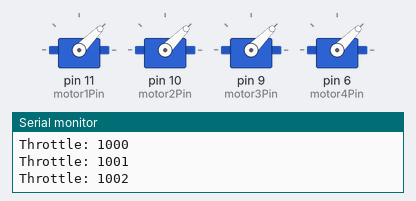
Recording of a sketch running on a simulated Arduino Uno, built with avr-gcc and run on an emulated ATmega328P. Shown: 4 × servo, the last lines printed to the serial monitor.

Above: at 5.05 s.
At 8.75 s:
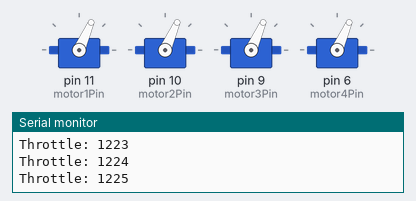
At 12.45 s:
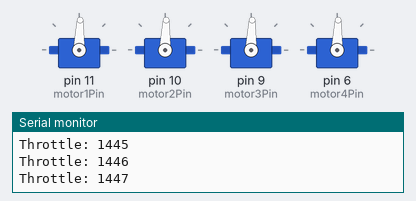
At 16.15 s:
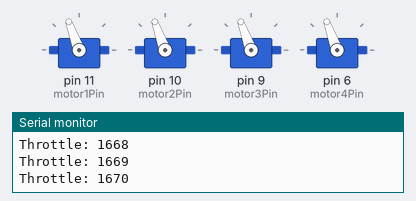
At 19.9 s:
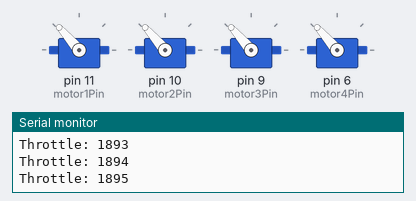
Timing chart, 0 to 24.5 s (numbered marks = the images above):
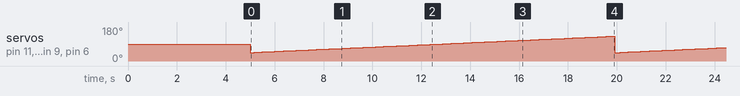

The sketch:

DroneMain.ino
```cpp
#include <Servo.h>

int const motor1Pin = 11;
int const motor2Pin= 10;
int const motor3Pin = 9;
int const motor4Pin = 6;
//int const throttleInput = 3;
//int const pitchInput = 5;
Servo motor1;
Servo motor2;
Servo motor3;
Servo motor4;


void setup() {
  // put your setup code here, to run once:
 //pinMode(receiverPin, INPUT);
 motor1.attach(motor1Pin);
 motor2.attach(motor2Pin);
 motor3.attach(motor3Pin);
 motor4.attach(motor4Pin);
 //int throttleVal;
 Serial.begin(9600);
 delay(5000);
}

void loop() {
  // put your main code here, to run repeatedly:

//throttleVal = pulseIn(throttleInput, HIGH);
//throttleVal = map(throttleVal, 1000,2000,1400,2000);
for (int throttleVal = 1000; throttleVal < 1900; throttleVal++){
motor1.writeMicroseconds(throttleVal);
motor2.writeMicroseconds(throttleVal);
motor3.writeMicroseconds(throttleVal);
motor4.writeMicroseconds(throttleVal);
Serial.print("Throttle: ");
Serial.println(throttleVal);
}

}
```
